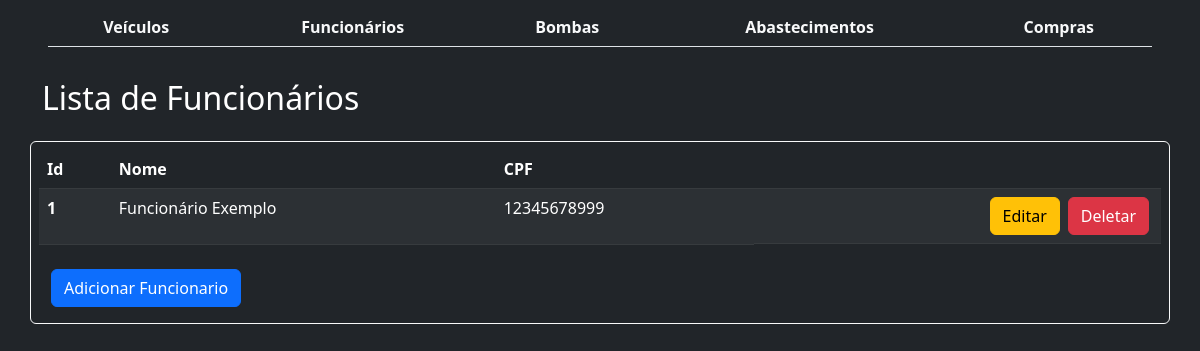
Screenshot of /funcionario/ with the database file from the repository.
### Abastecimento/models.py (models this page shows, shortened)
class Funcionario(models.Model):
    nome = models.CharField(max_length=200)
    cpf = models.CharField(max_length=11)

### Abastecimento/views.py (the view)
# urls.py: path('funcionario/', FuncionarioList.as_view(), name='funcionario_list'),
class FuncionarioList(ListView):
    model = Funcionario

### Abastecimento/templates/abastecimento/Funcionario_list.html
{% extends "abastecimento/base.html" %}
{% block body %}
<nav class="navbar bg-dark" style="color:white;">
        <div class="container">
                <h2>Lista de Funcionários</h2>
        </div>
</nav>
<div class="container p-2 mt-2 bg-dark justify-content-center border border-light rounded">
        <div class="d-flex justify-content-center">
                <table class="table table-dark table-striped justify-content-center">
                        <thead>
                                <tr>
                                        <th scope="col">Id</th>
                                        <th scope="col">Nome</th>
                                        <th scope="col">CPF</th>
                                        <th scope="col"></th>
                                </tr>
                        </thead>
                        <tbody>
                                {% for object in object_list %}
                                <tr>
                                        <th scope="row">{{ object.id }}</th>
                                        <td>{{ object.nome }}</td>
                                        <td>{{ object.cpf }}</td>
                                        <td class='d-flex justify-content-end'>
                                                <a class='mx-1' href="{% url 'editar_func' object.id %}"><button
                                                                type="button"
                                                                class="btn btn-warning">Editar</button></a>
                                                <a class='mx-1' href="{% url 'del_func' object.id %}"><button
                                                                type="button" class="btn btn-danger">Deletar</button></a>
                                        </td>
                                </tr>
                                {% endfor %}
                        </tbody>
                </table>
        </div>
        <div class="container d-flex my-2">
                <a href="{% url 'criar_func' %}"><button type="button" class="btn btn-primary">Adicionar
                                Funcionario</button></a>
        </div>
</div>
{% endblock %}

### Abastecimento/static/css/style.css (style rules this page uses)
body { font-family: 'Roboto', sans-serif; margin: 0px; background: black; }
a { text-decoration: none; }

### rows the page displays
Funcionario: id "1", nome "Funcionário Exemplo", cpf "12345678999"
